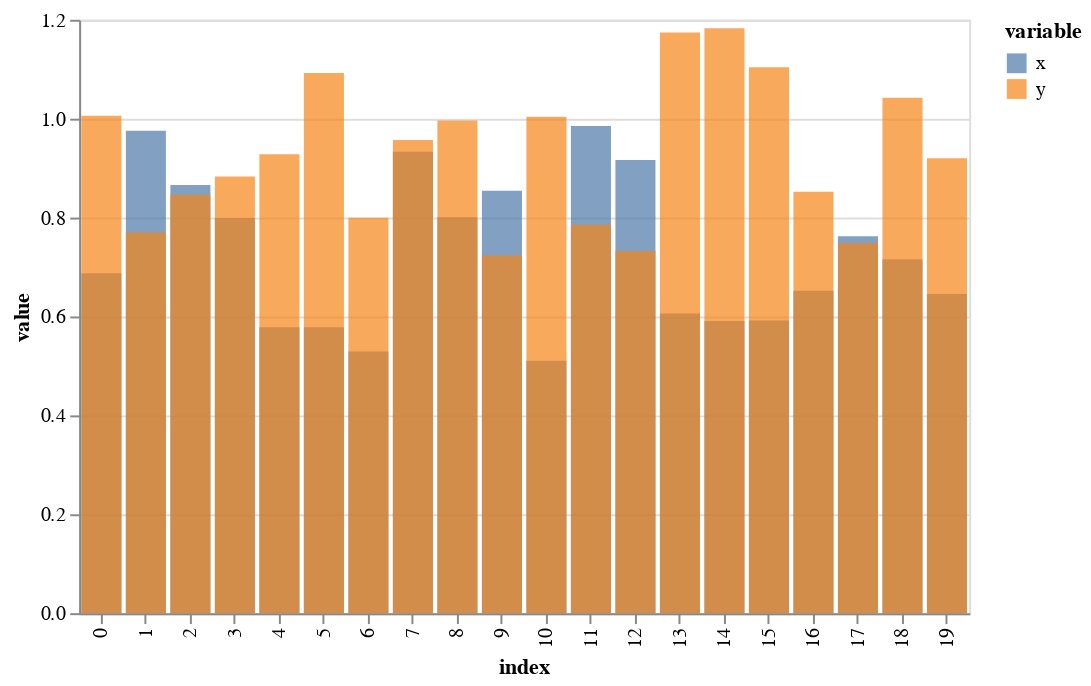

This figure's notebook cell:
### Code cell
df.vgplot.bar()

### Figure 1 — Vega-Lite specification as saved in the notebook (floating-point values rounded to 4 significant figures)
{"$schema": "https://vega.github.io/schema/vega-lite/v2.4.3.json", "config": {"view": {"height": 300, "width": 400}}, "data": {"values": [{"index": 0, "value": 0.6873, "variable": "x"}, {"index": 1, "value": 0.9754, "variable": "x"}, {"index": 2, "value": 0.866, "variable": "x"}, {"index": 3, "value": 0.7993, "variable": "x"}, {"index": 4, "value": 0.578, "variable": "x"}, {"index": 5, "value": 0.578, "variable": "x"}, {"index": 6, "value": 0.529, "variable": "x"}, {"index": 7, "value": 0.9331, "variable": "x"}, {"index": 8, "value": 0.8006, "variable": "x"}, {"index": 9, "value": 0.854, "variable": "x"}, {"index": 10, "value": 0.5103, "variable": "x"}, {"index": 11, "value": 0.985, "variable": "x"}, {"index": 12, "value": 0.9162, "variable": "x"}, {"index": 13, "value": 0.6062, "variable": "x"}, {"index": 14, "value": 0.5909, "variable": "x"}, {"index": 15, "value": 0.5917, "variable": "x"}, {"index": 16, "value": 0.6521, "variable": "x"}, {"index": 17, "value": 0.7624, "variable": "x"}, {"index": 18, "value": 0.716, "variable": "x"}, {"index": 19, "value": 0.6456, "variable": "x"}, {"index": 0, "value": 1.006, "variable": "y"}, {"index": 1, "value": 0.7697, "variable": "y"}, {"index": 2, "value": 0.8461, "variable": "y"}, {"index": 3, "value": 0.8832, "variable": "y"}, {"index": 4, "value": 0.928, "variable": "y"}, {"index": 5, "value": 1.093, "variable": "y"}, {"index": 6, "value": 0.7998, "variable": "y"}, {"index": 7, "value": 0.9571, "variable": "y"}, {"index": 8, "value": 0.9962, "variable": "y"}, {"index": 9, "value": 0.7232, "variable": "y"}, {"index": 10, "value": 1.004, "variable": "y"}, {"index": 11, "value": 0.7853, "variable": "y"}, {"index": 12, "value": 0.7325, "variable": "y"}, {"index": 13, "value": 1.174, "variable": "y"}, {"index": 14, "value": 1.183, "variable": "y"}, {"index": 15, "value": 1.104, "variable": "y"}, {"index": 16, "value": 0.8523, "variable": "y"}, {"index": 17, "value": 0.7488, "variable": "y"}, {"index": 18, "value": 1.042, "variable": "y"}, {"index": 19, "value": 0.9201, "variable": "y"}]}, "encoding": {"color": {"field": "variable", "type": "nominal"}, "opacity": {"value": 0.7}, "x": {"field": "index", "type": "ordinal"}, "y": {"field": "value", "stack": null, "type": "quantitative"}}, "height": 300, "mark": "bar", "title": "", "width": 450}
